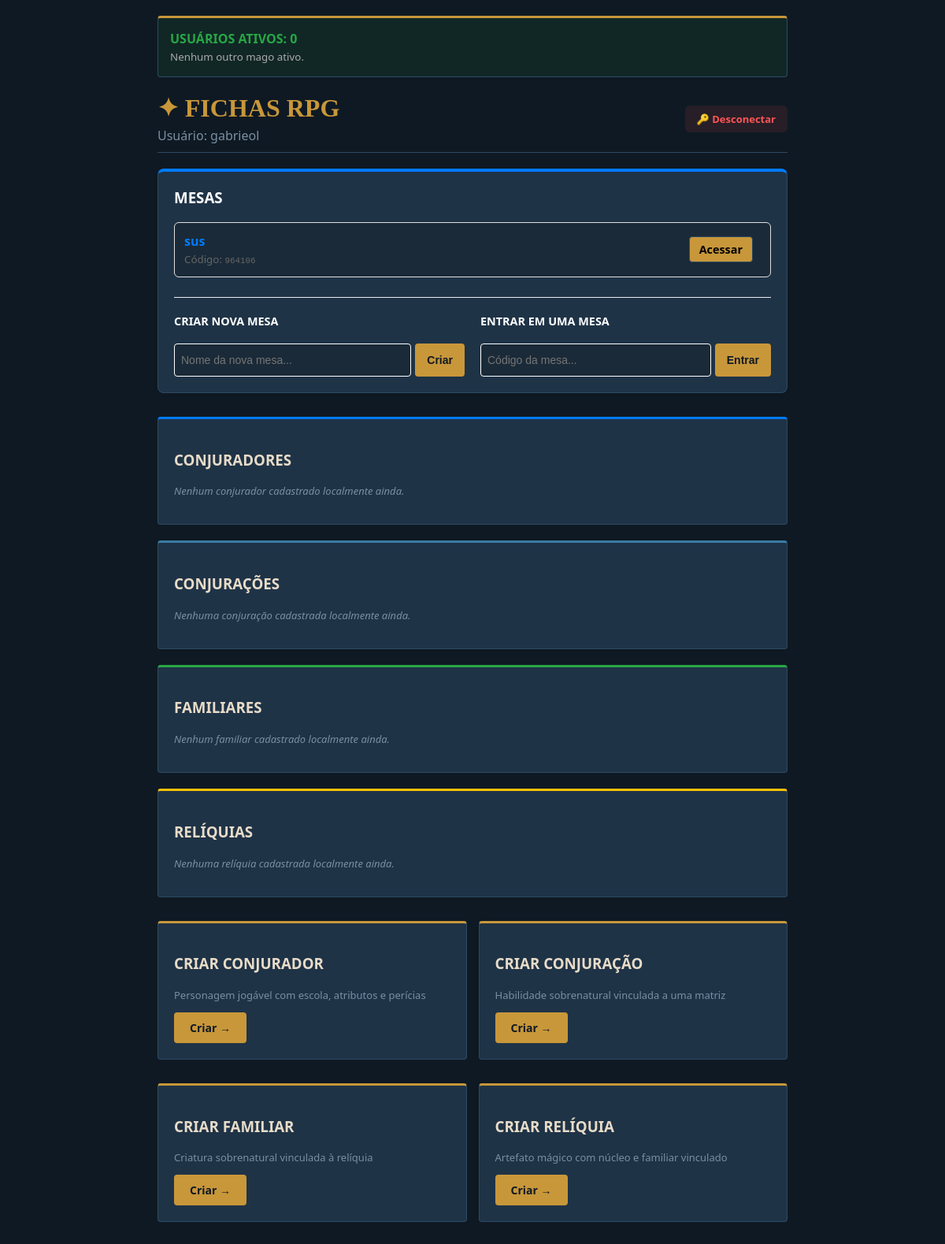
Before: /hub (signed in) with the older database file.
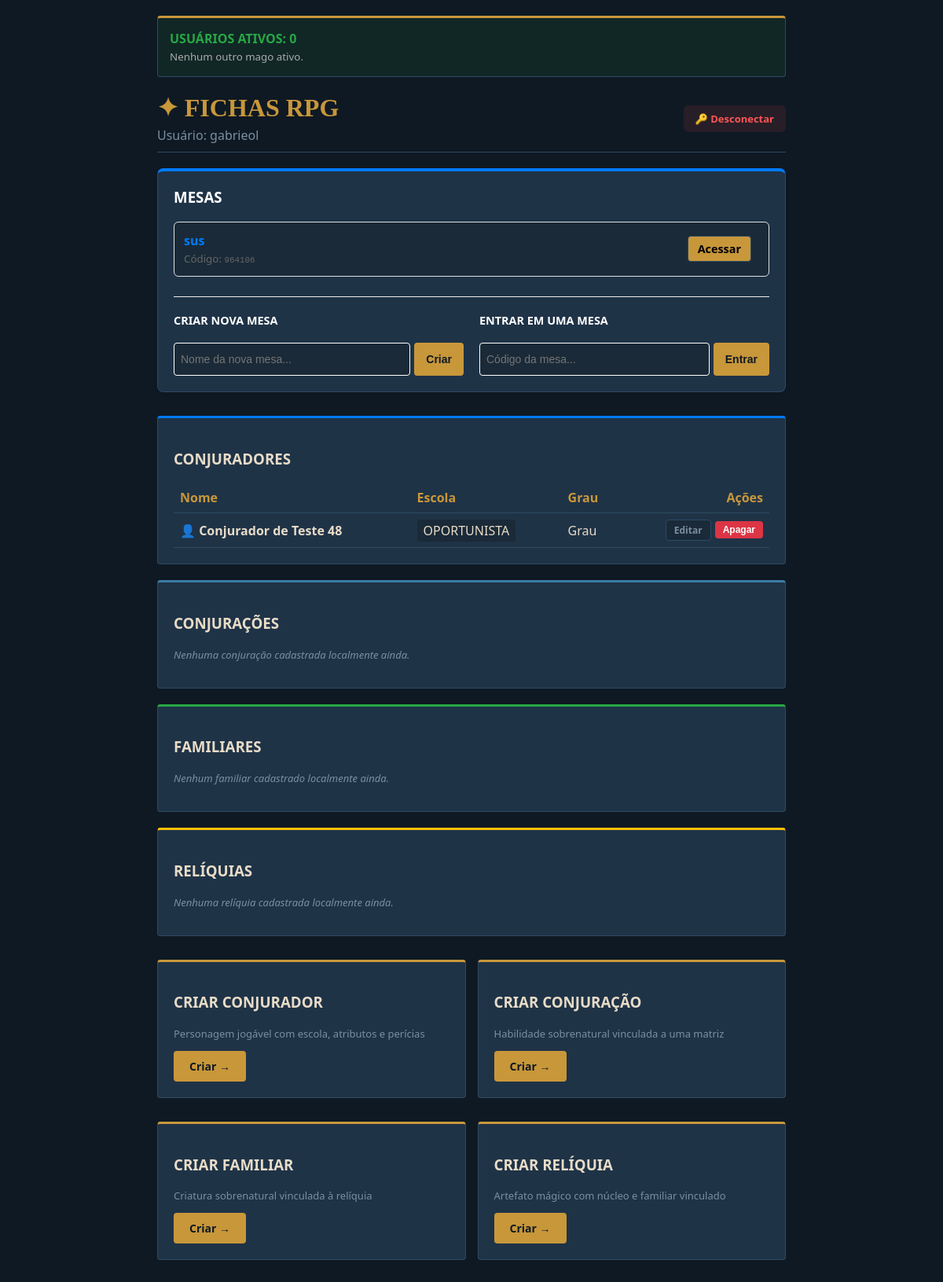
After: the same page with the newer database file.
### tables this page shows
CREATE TABLE mesas (
                id INTEGER PRIMARY KEY AUTOINCREMENT,
                nome TEXT NOT NULL,
                codigo_convite TEXT UNIQUE NOT NULL,
                mestre_id INTEGER NOT NULL,
                FOREIGN KEY(mestre_id) REFERENCES usuarios(id)
            );

CREATE TABLE conjuradores (
                id INTEGER PRIMARY KEY AUTOINCREMENT,
                usuario_id INTEGER NOT NULL DEFAULT 1,
                nome TEXT NOT NULL, idade INTEGER, grau INTEGER, escola TEXT,
                brutalidade INTEGER, astucia INTEGER, sintonizacao INTEGER,
                vitalidade INTEGER, sinto_atrib INTEGER, pericias TEXT,
                passiva_escola TEXT, vida_max INTEGER, conexao_max INTEGER,
                reliquia TEXT, historio TEXT
            );

### controllers/route_controller.py (the view)
@bp.route('/hub')
@login_required
def hub():
    conjuradores = CharacterModel.get_all_by_type('conjurador', current_user.id)
    conjuracoes = CharacterModel.get_all_by_type('conjuracao', current_user.id)
    familiares = CharacterModel.get_all_by_type('familiar', current_user.id)
    reliquias = CharacterModel.get_all_by_type('reliquia', current_user.id)
    minhas_mesas = MesaModel.get_mesas_por_usuario(current_user.id)
    return render_template('hub.html',
                           conjuradores=conjuradores,
                           conjuracoes=conjuracoes,
                           familiares=familiares,
                           reliquias=reliquias,
                           mesas=minhas_mesas)

### app.py (called while the page is built)
@app.before_request
def update_user_activity():
    if current_user.is_authenticated:
        conn = sqlite3.connect('database.db')
        cursor = conn.cursor()
        cursor.execute("UPDATE usuarios SET last_active = ? WHERE id = ?",
                       (datetime.now(), current_user.id))
        conn.commit()
        conn.close()

@app.after_request
def add_header(response):
    response.headers["Cache-Control"] = "no-cache, no-store, must-revalidate"
    response.headers["Pragma"] = "no-cache"
    response.headers["Expires"] = "0"
    return response

@login_manager.user_loader
def load_user(user_id):
    return Usuario.get_by_id(int(user_id))

### models/mesa.py (called while the page is built)
    @staticmethod
    def get_mesas_por_usuario(usuario_id):
        conn = sqlite3.connect('database.db')
        conn.row_factory = sqlite3.Row  # Isso permite acessar as colunas pelo nome
        cursor = conn.cursor()
        cursor.execute("SELECT * FROM mesas WHERE mestre_id = ?", (usuario_id,))
        mesas = cursor.fetchall()
        conn.close()
        return [dict(mesa) for mesa in mesas]

### templates/hub.html (shortened to what the changed rows need)
{% extends 'base.html' %}
{% block content %}
<div class="header" style="display: flex; justify-content: space-between; align-items: center; margin-bottom: 20px;">
    <div>
        <h1>✦ FICHAS RPG</h1>
    </div>
</div>
<div class="card" style="margin-bottom: 30px; border-top: 4px solid #007bff; background: rgb(31, 51, 71); padding: 20px; border-radius: 8px; box-shadow: 0 2px 5px rgba(0,0,0,0.05);">
    <div style="margin-bottom: 25px;">
        <div style="margin-top: 15px;">
            {% if mesas %}
                {% for mesa in mesas %}
                    <div style="padding: 12px; margin-bottom: 8px; border: 1px solid #e0e0e0; border-radius: 6px; display: flex; justify-content: space-between; align-items: center; background: rgb(26, 42, 56);">
                        <div>
                            <strong style="display: block; color: #007bff;">{{ mesa.nome }}</strong>
                            <small style="color: #666;">Código: <code>{{ mesa.codigo_convite }}</code></small>
                        </div>
                        <a href="{{ url_for('routes.detalhes_mesa', mesa_id=mesa.id) }}" class="btn btn-secondary" style="background: rgb(200, 151, 58); color: #000000; padding: 6px 12px; text-decoration: none; border-radius: 4px; font-size: 0.9em;">Acessar</a>
                    </div>
                {% endfor %}
            {% else %}
                <p style="color: #999; font-style: italic; font-size: 0.9em;">Você ainda não participa de nenhuma mesa.</p>
            {% endif %}
        </div>
    </div>
</div>
<div class="card" style="margin-top: 30px; border-top: 3px solid #007bff;">
    <h3>CONJURADORES </h3>
    {% if conjuradores %}
        <table style="width: 100%; border-collapse: collapse; margin-top: 10px;">
            <thead>
                <tr style="border-bottom: 1px solid var(--border); text-align: left;">
                    <th style="padding: 8px; color: var(--accent);">Nome</th>
                    <th style="padding: 8px; color: var(--accent);">Escola</th>
                    <th style="padding: 8px; color: var(--accent);">Grau</th>
                    <th style="padding: 8px; text-align: right; color: var(--accent);">Ações</th>
                </tr>
            </thead>
            <tbody>
                {% for conjurador in conjuradores %}
                <tr style="border-bottom: 1px solid var(--border);">
                    <td style="padding: 8px; font-weight: bold;">👤 {{ conjurador.nome or conjurador.NOME or conjurador[1] }}</td>
                    <td style="padding: 8px;">
                        <span style="background: var(--panel); padding: 3px 8px; border-radius: 4px;">
                            {{ conjurador.escola or conjurador.ESCOLA or conjurador[4] or "Não Informada" }}
                        </span>
                    </td>
                    <td style="padding: 8px;">Grau {{ conjurador.grau or conjurador.GRAU or conjurador[3] }}</td>
                    <td style="padding: 8px; text-align: right; display: flex; justify-content: flex-end; gap: 5px;">
                        <a href="/edit/conjurador/{{ conjurador.id or conjurador.ID or conjurador[0] }}" class="btn btn-secondary" style="padding: 4px 10px; font-size: 12px; text-decoration: none; margin: 0;">Editar</a>
                        <form action="/delete/conjurador/{{ conjurador.id or conjurador.ID or conjurador[0] }}" method="POST" style="margin: 0;" onsubmit="return confirm('Tens a certeza que desejas apagar este conjurador?');">
                            <button type="submit" class="btn" style="padding: 4px 10px; font-size: 12px; margin: 0; background-color: #dc3545; color: white;">Apagar</button>
                        </form>
                    </td>
                </tr>
                {% endfor %}
            </tbody>
        </table>
    {% else %}
        <p style="color: var(--muted); font-size: 13px; font-style: italic;">Nenhum conjurador cadastrado localmente ainda.</p>
    {% endif %}
</div>
{% endblock %}

Changed rows visible on the page:
added conjuradores: nome "Conjurador de Teste 48", escola "OPORTUNISTA"
Other visible differences:
text no longer shown: "Nenhum conjurador cadastrado localmente ainda."
text now shown: "Nome Escola Grau Ações"
